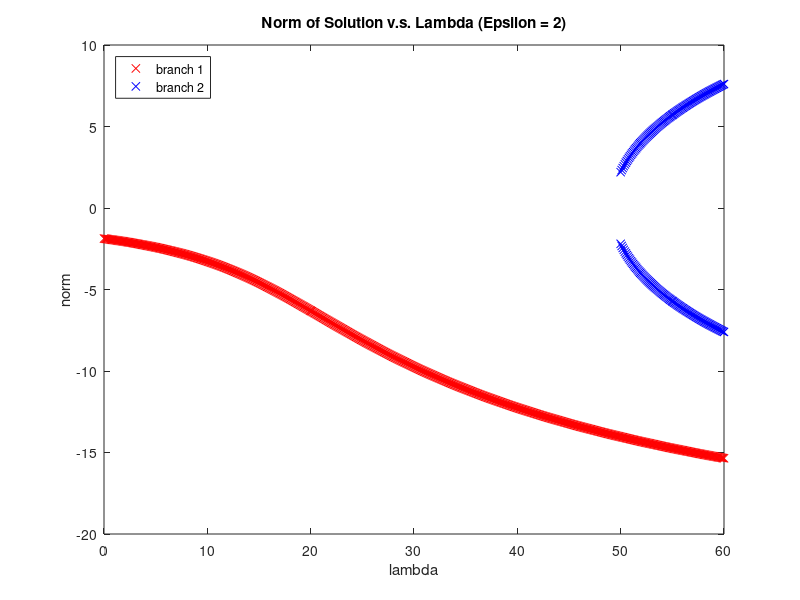

Write the MATLAB code that produced this figure.
load data.mat;

plot(Unorms4_x, Unorms4_y, 'rx'); % branch 1
hold on;
plot(Unorms6_x, Unorms6_y, 'bx'); % branch 2 hill

plot(Unorms5_x, Unorms5_y, 'rx'); % branch 1
plot(Unorms7_x, Unorms7_y, 'bx'); % branch 2 hill
plot(Unorms8_x, Unorms8_y, 'bx'); % branch 2 bowl
plot(Unorms9_x, Unorms9_y, 'bx'); % branch 2 bowl

title('Norm of Solution v.s. Lambda (Epsilon = 2)');
legend('branch 1', 'branch 2', 'location', 'northwest');
xlabel('lambda');
ylabel('norm');
hold off;